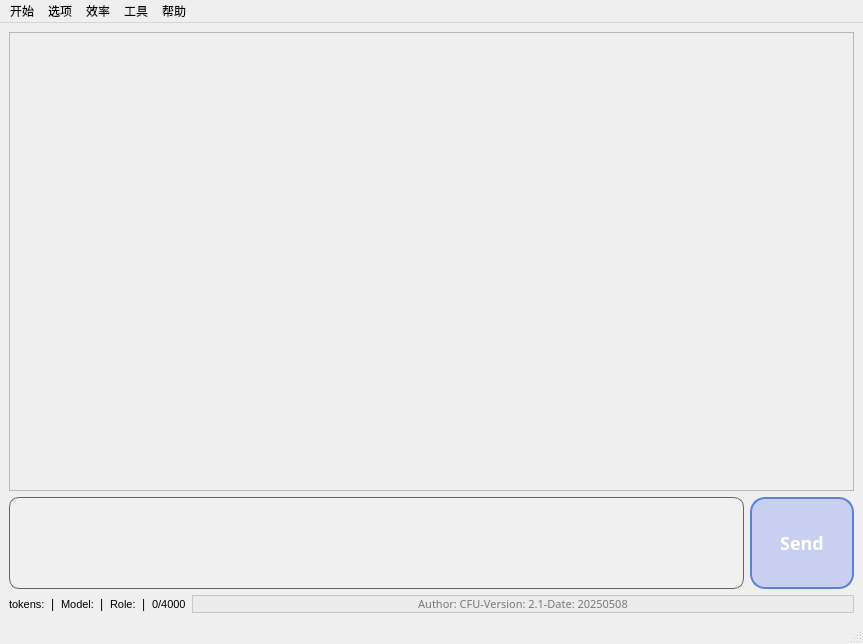
<?xml version="1.0" encoding="UTF-8"?>
<ui version="4.0">
 <class>MainWindow</class>
 <widget class="QMainWindow" name="MainWindow">
  <property name="geometry">
   <rect>
    <x>0</x>
    <y>0</y>
    <width>863</width>
    <height>644</height>
   </rect>
  </property>
  <property name="minimumSize">
   <size>
    <width>600</width>
    <height>500</height>
   </size>
  </property>
  <property name="maximumSize">
   <size>
    <width>1400</width>
    <height>900</height>
   </size>
  </property>
  <property name="windowTitle">
   <string>MainWindow</string>
  </property>
  <widget class="QWidget" name="centralwidget">
   <layout class="QGridLayout" name="gridLayout">
    <item row="0" column="0">
     <layout class="QVBoxLayout" name="verticalLayout" stretch="5,1,0">
      <item>
       <widget class="QScrollArea" name="scrollArea">
        <property name="styleSheet">
         <string notr="true">/* 垂直滚动条 */
QScrollBar:vertical {
    width: 12px;
    background: rgba(150, 150, 150, 20%);
    margin: 2px 0;
    border-radius: 6px;
}

QScrollBar::handle:vertical {
    background: #a0a0a0;
    border-radius: 6px;
    min-height: 30px;
}

QScrollBar::handle:vertical:hover {
    background: #808080;
}

QScrollBar::handle:vertical:pressed {
    background: #606060;
}

QScrollBar::add-line:vertical,
QScrollBar::sub-line:vertical {
    background: transparent;
    height: 0px;
}

QScrollBar::add-page:vertical,
QScrollBar::sub-page:vertical {
    background: transparent;
}

/* 水平滚动条（与垂直对称设计） */
QScrollBar:horizontal {
    height: 12px;
    background: rgba(150, 150, 150, 20%);
    margin: 0 2px;
    border-radius: 6px;
}

QScrollBar::handle:horizontal {
    background: #a0a0a0;
    border-radius: 6px;
    min-width: 30px;  /* 水平滑块最小宽度 */
}

QScrollBar::handle:horizontal:hover {
    background: #808080;
}

QScrollBar::handle:horizontal:pressed {
    background: #606060;
}

QScrollBar::add-line:horizontal,
QScrollBar::sub-line:horizontal {
    background: transparent;
    width: 0px;  /* 隐藏左右箭头 */
}

QScrollBar::add-page:horizontal,
QScrollBar::sub-page:horizontal {
    background: transparent;
}</string>
        </property>
        <property name="widgetResizable">
         <bool>true</bool>
        </property>
        <widget class="QWidget" name="scrollAreaWidgetContents">
         <property name="geometry">
          <rect>
           <x>0</x>
           <y>0</y>
           <width>841</width>
           <height>454</height>
          </rect>
         </property>
        </widget>
       </widget>
      </item>
      <item>
       <layout class="QHBoxLayout" name="horizontalLayout" stretch="10,1">
        <item>
         <widget class="QPlainTextEdit" name="user_input">
          <property name="sizePolicy">
           <sizepolicy hsizetype="Expanding" vsizetype="Expanding">
            <horstretch>0</horstretch>
            <verstretch>0</verstretch>
           </sizepolicy>
          </property>
          <property name="font">
           <font>
            <family>Microsoft YaHei</family>
            <pointsize>12</pointsize>
           </font>
          </property>
          <property name="toolTip">
           <string/>
          </property>
          <property name="statusTip">
           <string/>
          </property>
          <property name="whatsThis">
           <string/>
          </property>
          <property name="styleSheet">
           <string notr="true">QTextEdit, QPlainTextEdit {
    /* 原有文本框样式 */
    background-color: #f0f0f0;
    border-radius: 10px; 
    border: 1px solid rgb(100, 100, 100);
    padding: 10px;

    /* 字体/文本样式（可选） */
    font-family: &quot;Microsoft YaHei&quot;, Arial;
    font-size: 12pt;

}

/* 垂直滚动条样式 */
QScrollBar:vertical {
    width: 12px;
    background: rgba(240, 240, 240, 30%);
    margin: 2px 0;
    border-radius: 6px;
}

QScrollBar::handle:vertical {
    background: #a0a0a0;
    border-radius: 6px;
    min-height: 30px;
}

QScrollBar::handle:vertical:hover {
    background: #808080;
}

QScrollBar::handle:vertical:pressed {
    background: #606060;
}

QScrollBar::add-line:vertical,
QScrollBar::sub-line:vertical {
    background: transparent;
    height: 0px;
}

QScrollBar::add-page:vertical,
QScrollBar::sub-page:vertical {
    background: transparent;
}</string>
          </property>
          <property name="plainText">
           <string/>
          </property>
          <property name="placeholderText">
           <string>在此输入消息...</string>
          </property>
         </widget>
        </item>
        <item>
         <widget class="QPushButton" name="sent_btn">
          <property name="sizePolicy">
           <sizepolicy hsizetype="Minimum" vsizetype="Minimum">
            <horstretch>0</horstretch>
            <verstretch>0</verstretch>
           </sizepolicy>
          </property>
          <property name="font">
           <font>
            <family>华文细黑</family>
            <pointsize>-1</pointsize>
            <weight>75</weight>
            <italic>false</italic>
            <bold>true</bold>
            <underline>false</underline>
            <strikeout>false</strikeout>
           </font>
          </property>
          <property name="cursor">
           <cursorShape>PointingHandCursor</cursorShape>
          </property>
          <property name="styleSheet">
           <string notr="true">QPushButton {
    /* 基础样式 - 使用您指定的颜色 */
    background-color: #66929ff5;  /* 主背景色 */
    border: 2px solid #5a82d5;   /* 稍深的边框色 */
    border-radius: 15px;
    color: #ffffff;              /* 白色文字 */
    font-size: 18px;
    font-weight: medium;
    padding: 8px 20px;
    min-width: 60px;
    
    /* 渐变效果 - 基于您颜色的变体 */
    background: qlineargradient(
        x1:0, y1:0, x2:0, y2:1,
        stop:0 #769ff5, stop:1 #66929ff5
    );
    
    /* 文字效果 */
    text-shadow: 0 1px 2px rgba(0, 0, 0, 0.2);
}

/* 悬停效果 - 稍微变亮 */
QPushButton:hover {
    background: qlineargradient(
        x1:0, y1:0, x2:0, y2:1,
        stop:0 #86afff, stop:1 #76a2ff
    );
    border-color: #6a92e5;
}

/* 按下效果 - 加深颜色 */
QPushButton:pressed {
    background: qlineargradient(
        x1:0, y1:0, x2:0, y2:1,
        stop:0 #5682e5, stop:1 #4672d5
    );
    padding: 9px 19px 7px 21px;
    border-color: #4a72c5;
}

/* 禁用状态 - 灰色调 */
QPushButton:disabled {
    background: #c0c8d0;
    border-color: #b0b8c0;
    color: #f0f0f0;
}

/* 焦点状态 - 发光效果 */
QPushButton:focus {
    outline: none;
    border: 2px solid #a0c0ff;
    box-shadow: 0 0 5px rgba(160, 192, 255, 0.7);
}</string>
          </property>
          <property name="text">
           <string>Send</string>
          </property>
          <property name="flat">
           <bool>false</bool>
          </property>
         </widget>
        </item>
       </layout>
      </item>
      <item>
       <layout class="QHBoxLayout" name="horizontalLayout_2" stretch="0,0,0,0,0,0,0,1">
        <item>
         <widget class="QLabel" name="label_tokens">
          <property name="font">
           <font>
            <family>Arial</family>
            <pointsize>8</pointsize>
           </font>
          </property>
          <property name="text">
           <string>tokens:</string>
          </property>
         </widget>
        </item>
        <item>
         <widget class="QLabel" name="label_4">
          <property name="text">
           <string>|</string>
          </property>
         </widget>
        </item>
        <item>
         <widget class="QLabel" name="label_model">
          <property name="font">
           <font>
            <family>Arial</family>
            <pointsize>8</pointsize>
           </font>
          </property>
          <property name="text">
           <string>Model:</string>
          </property>
         </widget>
        </item>
        <item>
         <widget class="QLabel" name="label">
          <property name="text">
           <string>|</string>
          </property>
         </widget>
        </item>
        <item>
         <widget class="QLabel" name="label_role">
          <property name="font">
           <font>
            <family>Arial</family>
            <pointsize>8</pointsize>
           </font>
          </property>
          <property name="text">
           <string>Role:</string>
          </property>
          <property name="margin">
           <number>0</number>
          </property>
         </widget>
        </item>
        <item>
         <widget class="QLabel" name="label_3">
          <property name="text">
           <string>|</string>
          </property>
         </widget>
        </item>
        <item>
         <widget class="QLabel" name="input_length">
          <property name="font">
           <font>
            <family>Arial</family>
            <pointsize>8</pointsize>
           </font>
          </property>
          <property name="text">
           <string>0/4000</string>
          </property>
         </widget>
        </item>
        <item>
         <widget class="QLabel" name="label_2">
          <property name="font">
           <font>
            <family>等线 Light</family>
            <pointsize>8</pointsize>
           </font>
          </property>
          <property name="layoutDirection">
           <enum>Qt::LeftToRight</enum>
          </property>
          <property name="styleSheet">
           <string notr="true">background-color: rgb(235, 235, 235);
border-radius: 20px; 
border-width: 1px;
border-style: solid;
border-color: rgb(200, 200, 200);
color: rgb(120, 120, 120);</string>
          </property>
          <property name="text">
           <string>Author: CFU-Version: 2.1-Date: 20250508</string>
          </property>
          <property name="alignment">
           <set>Qt::AlignCenter</set>
          </property>
         </widget>
        </item>
       </layout>
      </item>
     </layout>
    </item>
   </layout>
  </widget>
  <widget class="QMenuBar" name="menubar">
   <property name="geometry">
    <rect>
     <x>0</x>
     <y>0</y>
     <width>863</width>
     <height>23</height>
    </rect>
   </property>
   <widget class="QMenu" name="menu">
    <property name="title">
     <string>开始</string>
    </property>
    <widget class="QMenu" name="menu_4">
     <property name="title">
      <string>导出对话内容</string>
     </property>
     <addaction name="action_md"/>
     <addaction name="action_html"/>
     <addaction name="separator"/>
     <addaction name="action_docx"/>
     <addaction name="separator"/>
     <addaction name="action_txt"/>
     <addaction name="action_pdf"/>
    </widget>
    <widget class="QMenu" name="menu_11">
     <property name="title">
      <string>角色</string>
     </property>
     <addaction name="actionzhushou"/>
     <addaction name="separator"/>
     <addaction name="actionzhongyiying"/>
     <addaction name="actionyingyizhong"/>
     <addaction name="actionlunwenrunse"/>
     <addaction name="separator"/>
     <addaction name="actionnvninvyou"/>
     <addaction name="actionxuninanyou"/>
     <addaction name="actionzhanan"/>
     <addaction name="separator"/>
     <addaction name="actionc_zhuanjai"/>
     <addaction name="actionjava"/>
     <addaction name="actionpython"/>
     <addaction name="actionwebqianduan"/>
     <addaction name="actionwebhouduan"/>
     <addaction name="actionlinux"/>
     <addaction name="actiondeeplearning"/>
     <addaction name="actionmachine"/>
     <addaction name="separator"/>
    </widget>
    <addaction name="new_2"/>
    <addaction name="actionclear_screen"/>
    <addaction name="menu_4"/>
    <addaction name="actionexport_folder"/>
    <addaction name="separator"/>
    <addaction name="menu_11"/>
    <addaction name="separator"/>
    <addaction name="actiongettokens"/>
    <addaction name="separator"/>
    <addaction name="actionchongqi"/>
    <addaction name="actionexit_app"/>
   </widget>
   <widget class="QMenu" name="menu_2">
    <property name="title">
     <string>帮助</string>
    </property>
    <addaction name="actionhelp"/>
    <addaction name="actionupdate"/>
    <addaction name="separator"/>
    <addaction name="actiondonation"/>
    <addaction name="actionopen_address"/>
    <addaction name="separator"/>
   </widget>
   <widget class="QMenu" name="menu_3">
    <property name="title">
     <string>选项</string>
    </property>
    <widget class="QMenu" name="menu_12">
     <property name="title">
      <string>个性化</string>
     </property>
     <addaction name="actionusername"/>
    </widget>
    <widget class="QMenu" name="menu_14">
     <property name="title">
      <string>模型切换</string>
     </property>
    </widget>
    <addaction name="menu_12"/>
    <addaction name="menu_14"/>
    <addaction name="separator"/>
    <addaction name="actionstart"/>
    <addaction name="actioncancelstartup"/>
    <addaction name="separator"/>
    <addaction name="actionsettings"/>
    <addaction name="actiontheme"/>
   </widget>
   <widget class="QMenu" name="menu_5">
    <property name="title">
     <string>效率</string>
    </property>
   </widget>
   <widget class="QMenu" name="menu_15">
    <property name="title">
     <string>工具</string>
    </property>
    <widget class="QMenu" name="menu_notes">
     <property name="title">
      <string>记事本</string>
     </property>
    </widget>
    <addaction name="menu_notes"/>
    <addaction name="actionvideo_serve"/>
   </widget>
   <addaction name="menu"/>
   <addaction name="menu_3"/>
   <addaction name="menu_5"/>
   <addaction name="menu_15"/>
   <addaction name="menu_2"/>
  </widget>
  <widget class="QStatusBar" name="statusbar"/>
  <action name="new_2">
   <property name="text">
    <string>新对话</string>
   </property>
  </action>
  <action name="open_2">
   <property name="text">
    <string>打开对话</string>
   </property>
  </action>
  <action name="save">
   <property name="text">
    <string>保存对话</string>
   </property>
  </action>
  <action name="actionhelp">
   <property name="text">
    <string>使用文档</string>
   </property>
  </action>
  <action name="actionupdate">
   <property name="text">
    <string>检查更新</string>
   </property>
  </action>
  <action name="actionstart">
   <property name="text">
    <string>设置开机自启</string>
   </property>
  </action>
  <action name="actionasd_2">
   <property name="text">
    <string>asd</string>
   </property>
  </action>
  <action name="actionda">
   <property name="text">
    <string>最大/最小化窗口</string>
   </property>
  </action>
  <action name="action_md">
   <property name="text">
    <string>.md</string>
   </property>
  </action>
  <action name="action_html">
   <property name="text">
    <string>.html</string>
   </property>
  </action>
  <action name="actionGPT">
   <property name="text">
    <string>GPT</string>
   </property>
  </action>
  <action name="actiontongyi">
   <property name="text">
    <string>tongyi</string>
   </property>
  </action>
  <action name="actionwenxin">
   <property name="text">
    <string>文心一言</string>
   </property>
  </action>
  <action name="actionxunfei">
   <property name="text">
    <string>讯飞星火</string>
   </property>
  </action>
  <action name="actiongamma">
   <property name="text">
    <string>gamma</string>
   </property>
  </action>
  <action name="actionwpsAI">
   <property name="text">
    <string>wpsAI</string>
   </property>
  </action>
  <action name="actiontianyin">
   <property name="text">
    <string>网易天音</string>
   </property>
  </action>
  <action name="actionlibulibu">
   <property name="text">
    <string>libulibu</string>
   </property>
  </action>
  <action name="actionbaiduwendang">
   <property name="text">
    <string>百度文档助手</string>
   </property>
  </action>
  <action name="actionai_bot">
   <property name="text">
    <string>ai-bot</string>
   </property>
  </action>
  <action name="actionmidjourney">
   <property name="text">
    <string>midjourney</string>
   </property>
  </action>
  <action name="actionBing_DALLE3">
   <property name="text">
    <string>Bing-DALLE3</string>
   </property>
  </action>
  <action name="actionaliyun">
   <property name="text">
    <string>阿里云服务</string>
   </property>
  </action>
  <action name="actiongettokens">
   <property name="text">
    <string>我的激活码</string>
   </property>
  </action>
  <action name="actiondonation">
   <property name="text">
    <string>赞助</string>
   </property>
  </action>
  <action name="actioncancelstartup">
   <property name="text">
    <string>取消开机自启</string>
   </property>
  </action>
  <action name="actionconfig">
   <property name="text">
    <string>config</string>
   </property>
  </action>
  <action name="actionzhushou">
   <property name="text">
    <string>AI问答助手</string>
   </property>
  </action>
  <action name="actionzhongyiying">
   <property name="text">
    <string>中译英</string>
   </property>
  </action>
  <action name="actionyingyizhong">
   <property name="text">
    <string>英译中</string>
   </property>
  </action>
  <action name="actionlunwenrunse">
   <property name="text">
    <string>论文润色</string>
   </property>
  </action>
  <action name="actionnvninvyou">
   <property name="text">
    <string>虚拟女友</string>
   </property>
  </action>
  <action name="actionxuninanyou">
   <property name="text">
    <string>虚拟男友</string>
   </property>
  </action>
  <action name="actionpython">
   <property name="text">
    <string>python高手</string>
   </property>
  </action>
  <action name="actionjava">
   <property name="text">
    <string>java高手</string>
   </property>
  </action>
  <action name="actionwebqianduan">
   <property name="text">
    <string>web前端高手</string>
   </property>
  </action>
  <action name="actionusername">
   <property name="text">
    <string>自定义昵称</string>
   </property>
  </action>
  <action name="actionzhanan">
   <property name="text">
    <string>渣男</string>
   </property>
  </action>
  <action name="actiondeeplearning">
   <property name="text">
    <string>深度学习专家</string>
   </property>
  </action>
  <action name="actionhiden">
   <property name="text">
    <string>隐藏</string>
   </property>
  </action>
  <action name="action_docx">
   <property name="text">
    <string>.docx</string>
   </property>
  </action>
  <action name="action_txt">
   <property name="text">
    <string>.txt</string>
   </property>
  </action>
  <action name="action_pdf">
   <property name="text">
    <string>.pdf</string>
   </property>
  </action>
  <action name="actionAPIkey">
   <property name="text">
    <string>API Key</string>
   </property>
  </action>
  <action name="actiontongyiqianwen">
   <property name="text">
    <string>通义千问</string>
   </property>
  </action>
  <action name="actionsuno">
   <property name="text">
    <string>suno</string>
   </property>
  </action>
  <action name="actiontishijinglin">
   <property name="text">
    <string>提示精灵</string>
   </property>
  </action>
  <action name="actionChatGPT_SC">
   <property name="text">
    <string>ChatGPT_SC</string>
   </property>
  </action>
  <action name="actionc_zhuanjai">
   <property name="text">
    <string>c++高手</string>
   </property>
  </action>
  <action name="actionwebhouduan">
   <property name="text">
    <string>web后端高手</string>
   </property>
  </action>
  <action name="actionlinux">
   <property name="text">
    <string>linux高手</string>
   </property>
  </action>
  <action name="actionmachine">
   <property name="text">
    <string>机器学习专家</string>
   </property>
  </action>
  <action name="actiongpt_3_5_turbo_1106">
   <property name="text">
    <string>gpt-3.5-turbo-1106</string>
   </property>
  </action>
  <action name="actiongpt_4o_mini">
   <property name="text">
    <string>gpt-4o-mini</string>
   </property>
  </action>
  <action name="actiongpt_4o">
   <property name="text">
    <string>gpt-4o</string>
   </property>
  </action>
  <action name="actionspark_lite">
   <property name="text">
    <string>spark-lite</string>
   </property>
  </action>
  <action name="actionsettings">
   <property name="text">
    <string>通用设置</string>
   </property>
  </action>
  <action name="actiontheme">
   <property name="text">
    <string>主题设置</string>
   </property>
  </action>
  <action name="actionvideo_serve">
   <property name="text">
    <string>本地视频服务</string>
   </property>
  </action>
  <action name="actionexport_folder">
   <property name="text">
    <string>打开导出目录</string>
   </property>
  </action>
  <action name="actionclear_screen">
   <property name="text">
    <string>清屏</string>
   </property>
  </action>
  <action name="actionexit_app">
   <property name="text">
    <string>退出</string>
   </property>
  </action>
  <action name="actionchongqi">
   <property name="text">
    <string>重启</string>
   </property>
  </action>
  <action name="action1">
   <property name="text">
    <string>1</string>
   </property>
  </action>
  <action name="actionopen_address">
   <property name="text">
    <string>开源仓库</string>
   </property>
  </action>
 </widget>
 <resources/>
 <connections/>
</ui>
